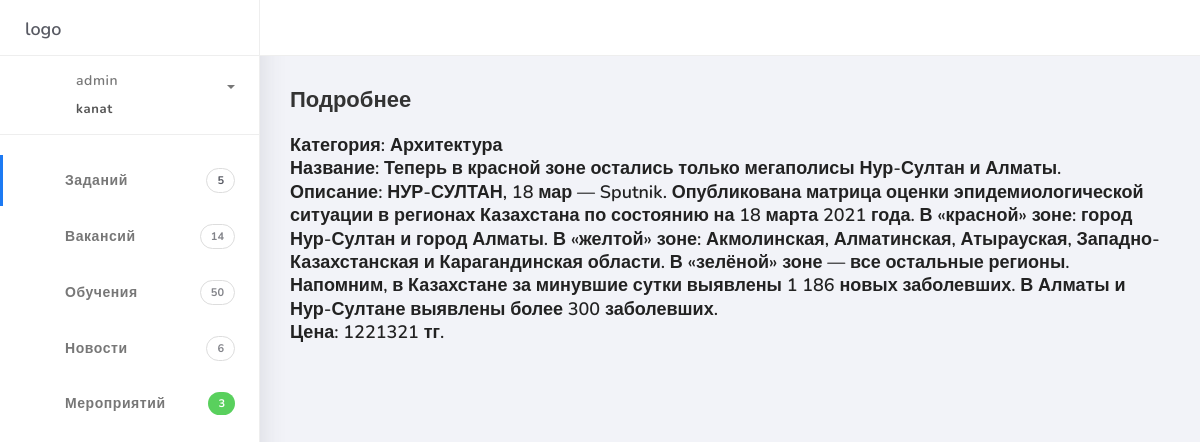
/details/1/ (signed in), run on the app's committed database.
### menu/models.py (models this page shows, shortened)
class Task_Models(models.Model):
    title = models.CharField(max_length=150)
    categories = models.ForeignKey(Categories, on_delete=models.CASCADE, verbose_name='Категория')
    descriptions = models.TextField()
    price = models.IntegerField()
    class Meta():
        verbose_name = "Задание"
        verbose_name_plural = "Заданий"

class Categories(models.Model):
    title = models.CharField(max_length=255)
    def __str__(self):
        return self.title
    class Meta():
        verbose_name = 'Категорий'
        verbose_name_plural = 'Категорий'

### menu/views.py (the view)
# urls.py: path('details/<str:pk_test>/', views.task_more_detailed, name='details'),
def task_more_detailed(request, pk_test):
    ids = Task_Models.objects.get(id=pk_test)
    context = {
        'ids': ids
    }
    return render(request, 'task_details.html', context)

### templates/task_details.html (shortened to what this page needs)
{% extends 'base.html' %}
{% block title %} Подробнее {% endblock title %}
{% block context %}
<tbody>
<tr>
    <td><span class="h6">Категория: {{ ids.categories }}</span></td>
</tr>
<tr>
    <td><span class="h6">Название: {{ ids.title }}</span></td>
</tr>
<tr>
    <td><span class="h6">
Описание:
        {{ ids.descriptions }}</span></td>
</tr>
<tr>
    <td><span class="h6">
Цена: {{ ids.price }} тг.</span></td>
</tr>
</tbody>
{% endblock context %}

### templates/base.html (shortened to what this page needs)
<!DOCTYPE html>
{% load static %}
<html>
<head>
    <link rel="stylesheet" href="{% static 'assets/css/bootstrap.min.css' %}">
    <link rel="stylesheet" href="{% static 'assets/css/ready.css' %}">
    <link rel="stylesheet" href="{% static 'assets/css/demo.css' %}">
    <link rel="stylesheet" href="{% static 'css/style.css' %}">
    <link rel="stylesheet" href="{% static 'fonts/material-icon/css/material-design-iconic-font.min.css' %}">
</head>
<body>
<div class="wrapper">
    <div class="main-header">
        <div class="logo-header">
            <a href="{% url 'home' %}" class="logo">
                logo
            </a>
        </div>
    </div>
    <div class="sidebar">
        <div class="scrollbar-inner sidebar-wrapper">
            <div class="user">
                {% if request.user.is_authenticated %}
                <div class="photo">
                </div>
                <div class="info">
                    <a class="collapsed" data-toggle="collapse" href="#collapseExample" aria-expanded="false">
								<span>
									{{ request.user }}
									<span class="user-level">{{ request.user.first_name }}</span>
									<span class="caret"></span>
								</span>
                    </a>
                </div>
                {% endif %}
            </div>
            <ul class="nav">
                <li class="nav-item active">
                    <a href="{% url 'task' %}">
                        <i class="la la-dashboard"></i>
                        <p>Заданий</p>
                        <span class="badge badge-count">5</span>
                    </a>
                </li>
                <li class="nav-item">
                    <a href="#">
                        <i class="la la-table"></i>
                        <p>Вакансий</p>
                        <span class="badge badge-count">14</span>
                    </a>
                </li>
                <li class="nav-item">
                    <a href="#">
                        <i class="la la-keyboard-o"></i>
                        <p>Обучения</p>
                        <span class="badge badge-count">50</span>
                    </a>
                </li>
                <li class="nav-item">
                    <a href="#">
                        <i class="la la-th"></i>
                        <p>Новости</p>
                        <span class="badge badge-count">6</span>
                    </a>
                </li>
                <li class="nav-item">
                    <a href="#">
                        <i class="la la-bell"></i>
                        <p>Мероприятий</p>
                        <span class="badge badge-success">3</span>
                    </a>
                </li>
            </ul>
        </div>
    </div>
    <div class="main-panel">
        <div class="content">
            <div class="container-fluid"><h4 class="page-title">{% block title %} {% endblock title %}</h4>
                {% block context %}
                {% endblock context %}
            </div>
        </div>
    </div>
</div>
</body>
</html>

### static/css/style.css (style rules this page uses)
p { margin-bottom: 0px; font-size: 15px; color: #777; }
body { font-size: 13px; line-height: 1.8; color: #222; background: #f8f8f8; font-weight: 400; font-family: Poppins; }

### data on the page
Task_Models: categories "Архитектура", title "Теперь в красной зоне остались только мегаполисы Нур-Султан и Алматы.", descriptions "НУР-СУЛТАН, 18 мар — Sputnik. Опубликована матрица оценки эпидемиологической ситуации в регионах Казахстана по состоянию на 18 марта 2021 года. В «красной» зоне: город Нур-Султан и город Алматы. В «желтой» зоне: Акмолинская, Алматинская, Атырауская, Западно-Казахстанская и Карагандинская области. В «зелёной» зоне — все остальные регионы. Напомним, в Казахстане за минувшие сутки выявлены 1 186 новых заболевших. В Алматы и Нур-Султане выявлены более 300 заболевших.", price "1221321"

### other printed values
{{ request.user }} "admin"
{{ request.user.first_name }} "kanat"
